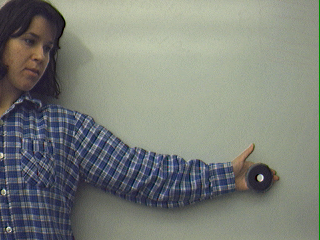
#> input picture CMPUT 615 Assignment 1/armD32im1/1.png, 320 x 240 px, found by its file name
$ python derivative.py
#> lines starting #> are read from the running program, lines starting #| are printed output that depends on the picture
import time
import errno
import cv2
import os
from datetime import date, datetime
import numpy as np
from scipy.signal import convolve2d
from matplotlib import pyplot as plt


# from PIL import Image


# [62 lines left out: functions capture, image_difference, connected_components, not called in this run]


def Lucas_Kanade(oldframe, newframe):
    I1 = cv2.cvtColor(oldframe, cv2.COLOR_BGR2GRAY)

    I2 = cv2.cvtColor(newframe, cv2.COLOR_BGR2GRAY)

    color = np.random.randint(0, 255, (100, 3))
    Gx = np.reshape(np.asarray([[-1, 1], [-1, 1]]), (2, 2))
    Gy = np.reshape(np.asarray([[-1, -1], [1, 1]]), (2, 2))
    Gt1 = np.reshape(np.asarray([[-1, -1], [-1, -1]]), (2, 2))
    Gt2 = np.reshape(np.asarray([[1, 1], [1, 1]]), (2, 2))

    Ix = (convolve2d(I1, Gx) + convolve2d(I2, Gx)) / 2
    Iy = (convolve2d(I1, Gy) + convolve2d(I2, Gy)) / 2
    It1 = convolve2d(I1, Gt1) + convolve2d(I2,
                                           Gt2)

    feature_params = dict(maxCorners=100, qualityLevel=0.3, minDistance=7, blockSize=7)
    lk_params = dict(winSize=(15, 15), maxLevel=2,
                     criteria=(cv2.TERM_CRITERIA_EPS | cv2.TERM_CRITERIA_COUNT, 10, 0.03))

    features = cv2.goodFeaturesToTrack(I1, mask=None,
                                       **feature_params)
    print("here",features)
    feature = np.int32(features)
    feature = np.reshape(feature, newshape=[-1, 2])

    u = np.ones(Ix.shape)
    v = np.ones(Ix.shape)
    status = np.zeros(feature.shape[0])
    A = np.zeros((2, 2))
    B = np.zeros((2, 1))
    mask = np.zeros_like(oldframe)

    newFeature = np.zeros_like(feature)

    for a, i in enumerate(feature):

        x, y = i

        A[0, 0] = np.sum((Ix[y - 1:y + 2, x - 1:x + 2]) ** 2)

        A[1, 1] = np.sum((Iy[y - 1:y + 2, x - 1:x + 2]) ** 2)
        A[0, 1] = np.sum(Ix[y - 1:y + 2, x - 1:x + 2] * Iy[y - 1:y + 2, x - 1:x + 2])
        A[1, 0] = np.sum(Ix[y - 1:y + 2, x - 1:x + 2] * Iy[y - 1:y + 2, x - 1:x + 2])
        Ainv = np.linalg.pinv(A)

        B[0, 0] = -np.sum(Ix[y - 1:y + 2, x - 1:x + 2] * It1[y - 1:y + 2, x - 1:x + 2])
        B[1, 0] = -np.sum(Iy[y - 1:y + 2, x - 1:x + 2] * It1[y - 1:y + 2, x - 1:x + 2])
        prod = np.matmul(Ainv, B)

        u[y, x] = prod[0]
        v[y, x] = prod[1]

        newFeature[a] = [np.int32(x + u[y, x]), np.int32(y + v[y, x])]
        if np.int32(x + u[y, x]) == x and np.int32(
                y + v[y, x]) == y:
            status[a] = 0
        else:
            status[a] = 1

    um = np.flipud(u)
    vm = np.flipud(v)

    good_new = newFeature[
        status == 1]
    good_old = feature[status == 1]
    print(good_new.shape)
    print(good_old.shape)

    for i, (new, old) in enumerate(zip(good_new, good_old)):
        a, b = new.ravel()
        c, d = old.ravel()
        mask = cv2.line(mask, (a, b), (c, d), color[i].tolist(), 2)
        newframe = cv2.circle(newframe, (a, b), 5, color[i].tolist(), -1)
    img = cv2.add(newframe, mask)
    return img


# [153 lines left out: functions lucas_kanade_np, optical_flow, compute_flow_map, lucas_kanade, lkbuiltin, not called in this run]


def main(takepics=False):
#> called with takepics = False
    if takepics:
        capture(6, 1)
    images = []
    # directory = r'venv\Images\%s\\' % date.today().strftime("%B_%d_%Y")
    directory = r'venv\Images\armD32im1\\'

    for file in os.listdir(directory):
        images.append(cv2.imread(directory + file))

    for i in range(1, len(images)):
        img = Lucas_Kanade(images[0], images[i])
        cv2.imshow("img", img)
        cv2.waitKey(500)
#> this loop made 2 passes
#> (Gx in Lucas_Kanade, Gt1 in Lucas_Kanade, Gt2 in Lucas_Kanade) on passes 1 to 2: ([[-1, 1], [-1, 1]], [[-1, -1], [-1, -1]], [[1, 1], [1, 1]]), ([[-1, 1], [-1, 1]], [[-1, -1], [-1, -1]], [[1, 1], [1, 1]])
#> (printed output is left out)
#> pass 1, in Lucas_Kanade, `I1 = cv2.cvtColor(oldframe, cv2.COLOR_BGR2GRAY)`:
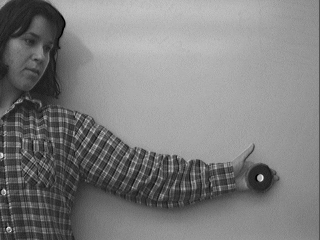
#> I1: shape (240, 320); min 0, max 240, mean 126.7
#> pass 1, in Lucas_Kanade, `I2 = cv2.cvtColor(newframe, cv2.COLOR_BGR2GRAY)`:
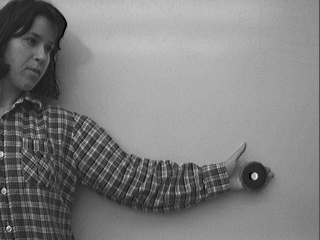
#> I2: shape (240, 320); min 0, max 244, mean 127
#> pass 1, in Lucas_Kanade, `Ix = (convolve2d(I1, Gx) + convolve2d(I2, Gx)) / 2`:
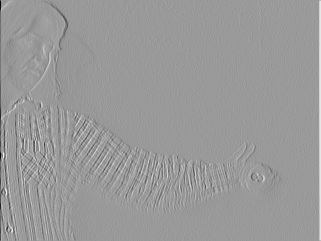
#> Ix: shape (241, 321) float64; min -327.5, max 215, mean 0; drawn with min black and max white
#> pass 1, in Lucas_Kanade, `Iy = (convolve2d(I1, Gy) + convolve2d(I2, Gy)) / 2`:
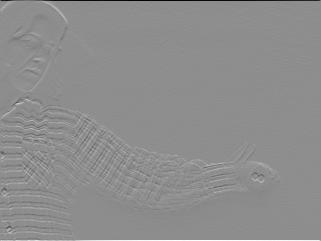
#> Iy: shape (241, 321) float64; min -380, max 302.5, mean 0; drawn with min black and max white
    # [13 lines of commented-out code are left out]


if __name__ == "__main__":
    main()
